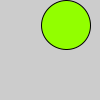
Frame 1 (no input)
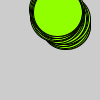
Frame 60 (the mouse pressed at the canvas centre just before this capture)
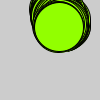
Frame 120 (the mouse held since frame 60 and released just before this capture)

The Processing sketch that drew these frames (run headless with seeded random() and noise(); from frame 60 on, the mouse is pressed at the canvas centre):

// Processing sketch: L9_1g
// ── L9_1g.pde
Circle circle = new Circle();
void setup() {
  colorMode(HSB, 360, 100, 100, 100);

}
void draw() {  
  circle.update();
  circle.display();
}
class Circle {  
  float x;  
  float y;  
  float hue;
  float s;
  
  Circle() {
    x = random(0, 100);
    y = random(0, 100);
    s = random(25, 50);
    hue = random(0, 360);
  }
  void display() {     
    fill(hue, 100, 100);
    ellipse(x, y, s, s);
  }
  void update() {
    x = x + random(-2, 2);
    y = y + random(-2, 2);
  }
}
